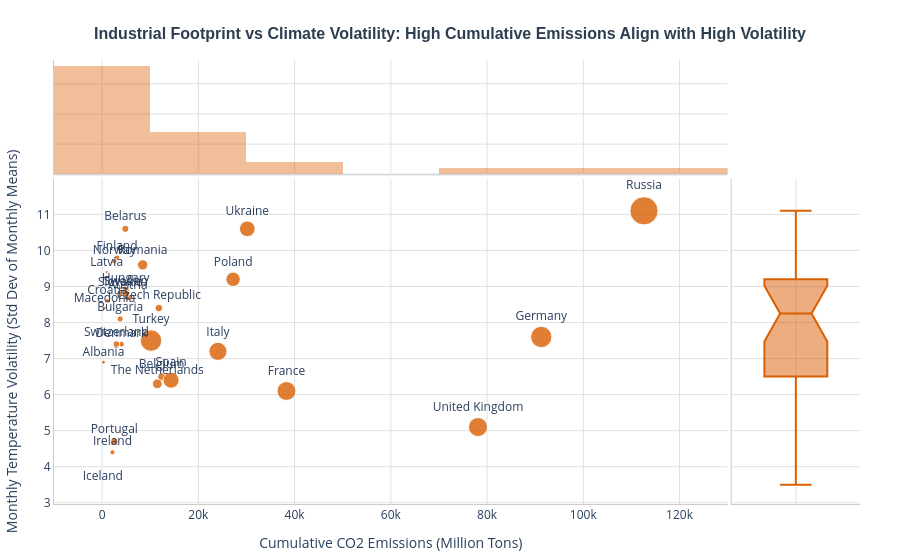

Here is the notebook cell this chart was saved with:
### Markdown cell above
---  
## Question 2: CO2 Emissions vs. Temperature Volatility
*   **Analytical Context:** What is the mathematical correlation between a country's cumulative carbon emissions and the volatility (variance) of its monthly temperatures?
*   **Design Intent:** Utilize a scatterplot with marginal histogram layers to isolate outliers. Structured with a clean CVD-safe static color to avoid rendering conflicts.

### Code cell
# Filter to 2018 (recent complete year) to compare cumulative emissions vs volatility
df_q2 = df[df['Year'] == 2018].dropna(subset=['cumulative_co2', 'TempVolatility'])

fig_q2 = px.scatter(
    df_q2,
    x='cumulative_co2',
    y='TempVolatility',
    text='Country',
    size='population',
    marginal_x='histogram',
    marginal_y='box'
)

fig_q2.update_traces(marker=dict(color=CVD_HIGHLIGHT, opacity=0.8))

fig_q2 = apply_layout_styling(
    fig_q2,
    "<b>Industrial Footprint vs Climate Volatility: High Cumulative Emissions Align with High Volatility</b>",
    "Cumulative CO2 Emissions (Million Tons)",
    "Monthly Temperature Volatility (Std Dev of Monthly Means)"
)
fig_q2.update_traces(textposition='top center', selector=dict(type='scatter'))
fig_q2.show()

### Figure 1 — Plotly figure (JSON) as saved in the notebook; plotly's stock layout.template omitted (floating-point values rounded to 4 significant figures)
{"data": [{"hovertemplate": "cumulative_co2=%{x}<br>TempVolatility=%{y}<br>population=%{marker.size}<br>Country=%{text}<extra></extra>", "legendgroup": "", "marker": {"color": "#d95f02", "opacity": 0.8, "size": [2894000.0, 8842000.0, 9480000.0, 11430000.0, 7025000.0, 4025000.0, 10550000.0, 5794000.0, 5516000.0, 65520000.0, 83370000.0, 9774000.0, 352900.0, 4873000.0, 60280000.0, 1928000.0, 1920000.0, 5312000.0, 38240000.0, 10330000.0, 19600000.0, 146400000.0, 5443000.0, 47090000.0, 10180000.0, 8516000.0, 17420000.0, 84420000.0, 45210000.0, 66750000.0], "sizemode": "area", "sizeref": 366100.0, "symbol": "circle"}, "mode": "markers+text", "name": "", "orientation": "v", "showlegend": false, "text": ["Albania", "Austria", "Belarus", "Belgium", "Bulgaria", "Croatia", "Czech Republic", "Denmark", "Finland", "France", "Germany", "Hungary", "Iceland", "Ireland", "Italy", "Latvia", "Macedonia", "Norway", "Poland", "Portugal", "Romania", "Russia", "Slovakia", "Spain", "Sweden", "Switzerland", "The Netherlands", "Turkey", "Ukraine", "United Kingdom"], "textposition": "top center", "type": "scatter", "x": [279.6, 5379.0, 4833.0, 12360.0, 3750.0, 1078.0, 11790.0, 4025.0, 3109.0, 38310.0, 91270.0, 4914.0, 150.4, 2153.0, 24070.0, 939.2, 495.6, 2545.0, 27220.0, 2524.0, 8424.0, 112600.0, 3837.0, 14340.0, 4907.0, 2954.0, 11470.0, 10160.0, 30170.0, 78110.0], "xaxis": "x", "y": [6.9, 8.7, 10.6, 6.5, 8.1, 8.6, 8.4, 7.4, 9.8, 6.1, 7.6, 8.9, 3.5, 4.4, 7.2, 9.4, 8.4, 9.7, 9.2, 4.7, 9.6, 11.1, 8.8, 6.4, 8.8, 7.4, 6.3, 7.5, 10.6, 5.1], "yaxis": "y"}, {"bingroup": "x", "hovertemplate": "cumulative_co2=%{x}<br>count=%{y}<extra></extra>", "legendgroup": "", "marker": {"color": "#d95f02", "opacity": 0.8}, "name": "", "opacity": 0.5, "showlegend": false, "type": "histogram", "x": [279.6, 5379.0, 4833.0, 12360.0, 3750.0, 1078.0, 11790.0, 4025.0, 3109.0, 38310.0, 91270.0, 4914.0, 150.4, 2153.0, 24070.0, 939.2, 495.6, 2545.0, 27220.0, 2524.0, 8424.0, 112600.0, 3837.0, 14340.0, 4907.0, 2954.0, 11470.0, 10160.0, 30170.0, 78110.0], "xaxis": "x3", "yaxis": "y3"}, {"hovertemplate": "TempVolatility=%{y}<extra></extra>", "legendgroup": "", "marker": {"color": "#d95f02", "opacity": 0.8, "symbol": "circle"}, "name": "", "notched": true, "showlegend": false, "type": "box", "xaxis": "x2", "y": [6.9, 8.7, 10.6, 6.5, 8.1, 8.6, 8.4, 7.4, 9.8, 6.1, 7.6, 8.9, 3.5, 4.4, 7.2, 9.4, 8.4, 9.7, 9.2, 4.7, 9.6, 11.1, 8.8, 6.4, 8.8, 7.4, 6.3, 7.5, 10.6, 5.1], "yaxis": "y2"}], "layout": {"barmode": "overlay", "hovermode": "closest", "legend": {"itemsizing": "constant", "tracegroupgap": 0}, "margin": {"b": 40, "l": 40, "r": 40, "t": 60}, "paper_bgcolor": "white", "plot_bgcolor": "white", "title": {"font": {"color": "#2c3e50", "family": "Arial", "size": 16}, "text": "<b>Industrial Footprint vs Climate Volatility: High Cumulative Emissions Align with High Volatility</b>", "x": 0.5, "xanchor": "center", "y": 0.95, "yanchor": "top"}, "xaxis": {"anchor": "y", "domain": [0.0, 0.8358], "gridcolor": "#e0e0e0", "linecolor": "#cccccc", "showgrid": true, "showline": true, "title": {"text": "Cumulative CO2 Emissions (Million Tons)"}}, "xaxis2": {"anchor": "y2", "domain": [0.8408, 1.0], "gridcolor": "#e0e0e0", "linecolor": "#cccccc", "matches": "x2", "showgrid": true, "showline": true, "showticklabels": false, "ticks": ""}, "xaxis3": {"anchor": "y3", "domain": [0.0, 0.8358], "gridcolor": "#e0e0e0", "linecolor": "#cccccc", "matches": "x", "showgrid": true, "showline": true, "showticklabels": false}, "xaxis4": {"anchor": "y4", "domain": [0.8408, 1.0], "gridcolor": "#e0e0e0", "linecolor": "#cccccc", "matches": "x2", "showgrid": true, "showline": true, "showticklabels": false, "ticks": ""}, "yaxis": {"anchor": "x", "domain": [0.0, 0.7326], "gridcolor": "#e0e0e0", "linecolor": "#cccccc", "showgrid": true, "showline": true, "title": {"text": "Monthly Temperature Volatility (Std Dev of Monthly Means)"}}, "yaxis2": {"anchor": "x2", "domain": [0.0, 0.7326], "gridcolor": "#e0e0e0", "linecolor": "#cccccc", "matches": "y", "showgrid": true, "showline": true, "showticklabels": false}, "yaxis3": {"anchor": "x3", "domain": [0.7426, 1.0], "gridcolor": "#e0e0e0", "linecolor": "#cccccc", "matches": "y3", "showgrid": true, "showline": true, "showticklabels": false, "ticks": ""}, "yaxis4": {"anchor": "x4", "domain": [0.7426, 1.0], "gridcolor": "#e0e0e0", "linecolor": "#cccccc", "matches": "y3", "showgrid": true, "showline": true, "showticklabels": false, "ticks": ""}}}
